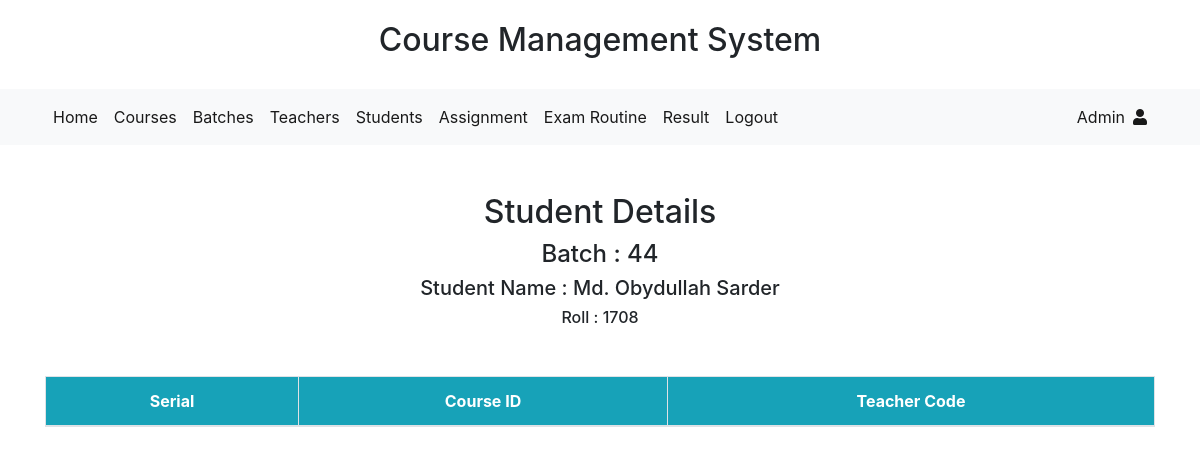
Page /cms/student_details.php?student_id=1 (signed in) on the committed database.
### tables this page shows
CREATE TABLE `users` (
  `user_id` int(11) NOT NULL,
  `name` varchar(80) NOT NULL,
  `batch` int(2) NOT NULL,
  `role` varchar(30) NOT NULL,
  `email` varchar(255) NOT NULL,
  `roll` int(4) NOT NULL,
  `teacher_code` varchar(10) NOT NULL,
  `password` varchar(255) NOT NULL
);

CREATE TABLE `students` (
  `student_id` int(11) NOT NULL,
  `student_name` varchar(255) NOT NULL,
  `roll` int(4) NOT NULL,
  `batch` int(2) NOT NULL
);

### cms/core/init.php (called while the page is built, shortened)
<?php
include_once 'database/connection.php';
include_once 'classes/user.php';
global $pdo;
$getFromU = new User($pdo);
?>

### cms/core/classes/user.php (called while the page is built, shortened)
<?php
	class User
	{
    protected $pdo;
    public function __construct($pdo)
    {
      $this->pdo = $pdo;
    }
    public function checkInput($var)
    {
    	$var = htmlspecialchars($var);
    	$var = trim($var);
    	$var = stripcslashes($var);
    	return $var;
    }
    public function admin_only()
    {
        return ($_SESSION['role'] === "admin" ) ? true : false;
    }
    public function admin_and_teacher_only()
    {
        return ($_SESSION['role'] === "admin" || $_SESSION['role'] === "teacher" ) ? true : false;
    }
      public function view_user_by_user_id($user_id)
      {
          $sql = "SELECT * FROM users WHERE user_id = :user_id";
          $stmt = $this->pdo->prepare($sql);
          $stmt->bindValue(":user_id", $user_id);
          $stmt->execute();
          return $stmt->fetch();
      }
        public function viewStudentsById($student_id)
        {
            $sql = "SELECT * FROM students WHERE student_id = :student_id";
            $stmt = $this->pdo->prepare($sql);
            $stmt->bindValue(":student_id", $student_id);
            $stmt->execute();
            return $stmt->fetch();
        }
}
?>

### cms/student_details.php (the view, shortened to what this page needs)
<?php include_once 'includes/header.php'; ?>
<?php
	if (isset($_GET['student_id'])) {
		$student_id = $_GET['student_id'];
		if (!empty($student_id)) {
			$student_id = $getFromU->checkInput($student_id);
			$student = $getFromU->viewStudentsById($student_id);
			$batch = $student->batch;
			$roll  = $student->roll;
		}
	}
?>
<?php include_once 'includes/heading.php'; ?>
<?php include_once 'includes/navbar.php'; ?>
<section class="summary mt-5">
	<div class="container">
		<div class="row">
			<div class="col-12">
				<h2 class="text-center">Student Details</h2>
				<h4 class="text-center">Batch : <?php echo $batch; ?></h4>
				<h5 class="text-center">Student Name : <?php echo $student->student_name; ?></h5>
				<h6 class="text-center mb-5">Roll : <?php echo $roll; ?></h6>
				<table class="table table-bordered table-hover">
				  <thead class="bg-info text-white">
				    <tr class="text-center">
				      <th scope="col">Serial</th>
				      <th scope="col">Course ID</th>
				      <th scope="col">Teacher Code</th>
				    </tr>
				  </thead>
				</table>
			</div>
		</div>
	</div>
</section>
<?php include 'includes/footer.php'; ?>

### cms/includes/navbar.php (shortened to what this page needs)
<nav class="navbar sticky-top navbar-expand-lg navbar-light bg-light">
  <div class="container">
    <div class="collapse navbar-collapse" id="navbarSupportedContent">
      <ul class="navbar-nav mr-auto">
        <li class="nav-item active">
          <a class="nav-link" href="home.php">Home <span class="sr-only">(current)</span></a>
        </li>
        <li class="nav-item active">
          <a class="nav-link" href="view_courses.php">Courses</a>
        </li>
        <li class="nav-item active">
          <a class="nav-link" href="batches.php">Batches</a>
        </li>
        <?php if ($getFromU->admin_and_teacher_only() === true): ?>
          <li class="nav-item active">
            <a class="nav-link" href="teachers.php">Teachers</a>
          </li>
        <?php endif ?>
        <?php if ($getFromU->admin_only() === true): ?>
          <li class="nav-item active">
          <a class="nav-link" href="students.php">Students</a>
        </li>
        <?php endif ?>
        <li class="nav-item active">
          <a class="nav-link" href="view-assignments.php">Assignment</a>
        </li>
        <li class="nav-item active">
          <a class="nav-link" href="routine.php">Exam Routine</a>
        </li>
        <li class="nav-item active">
          <a class="nav-link" href="result.php">Result</a>
        </li>
        <li class="nav-item active">
          <a class="nav-link" href="logout.php">Logout</a>
        </li>
      </ul>
      <?php
        $user_id = $_SESSION['user_id'];
        $user = $getFromU->view_user_by_user_id($user_id);
      ?>
      <ul class="navbar-nav ml-auto">
        <li class="nav-item active">
          <a class="nav-link"><?php echo $user->name; ?><i class="fas fa-user ml-2"></i></a>
        </li>
      </ul>
    </div>
  </div>
</nav>

### cms/assets/css/main.css (style rules this page uses)
html { color: #222; font-size: 1em; line-height: 1.4; }

### rows in the picture
users: name "Admin"
students: batch "44", student_name "Md. Obydullah Sarder", roll "1708"
